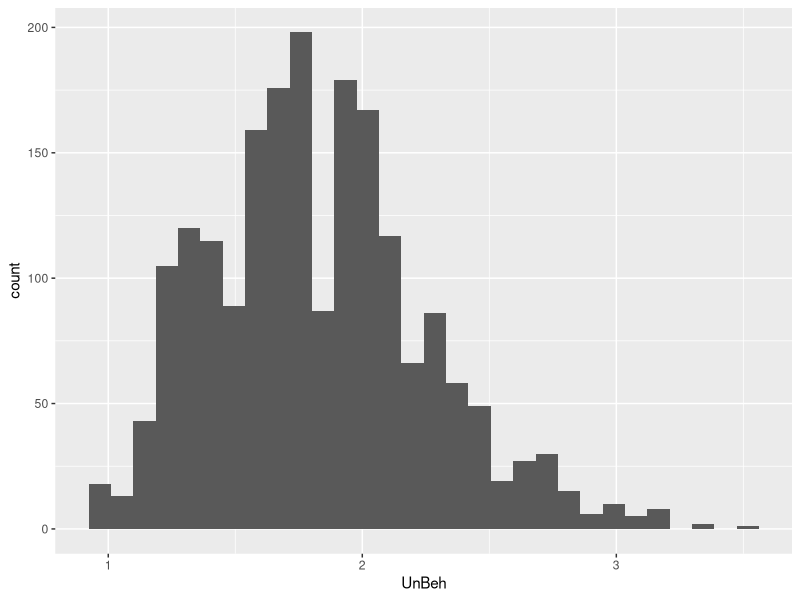
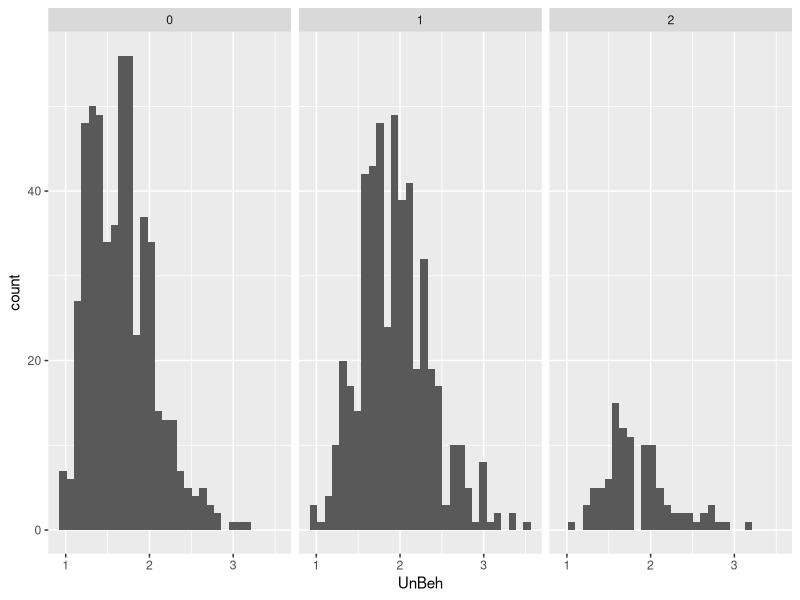
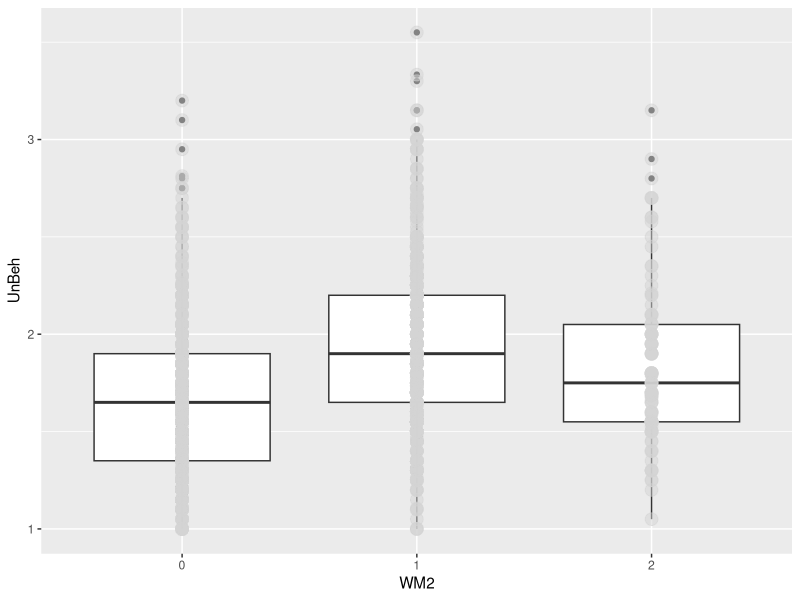
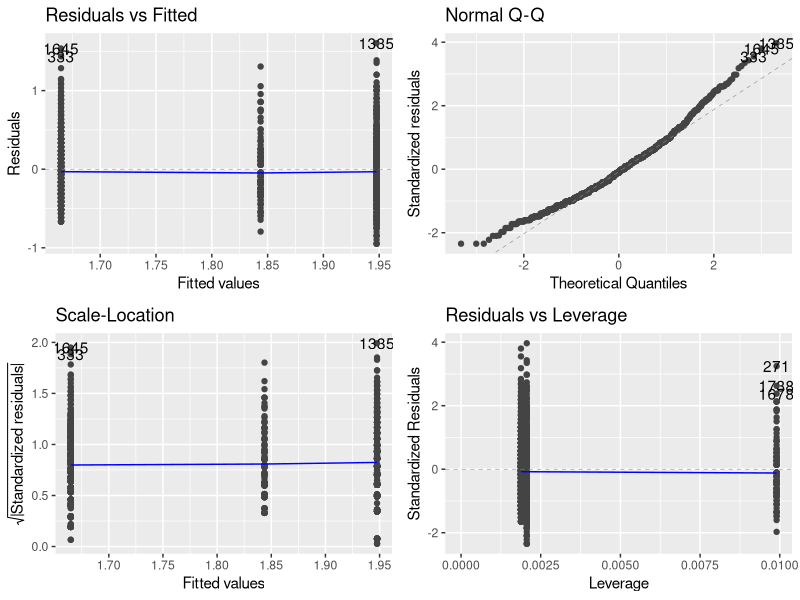
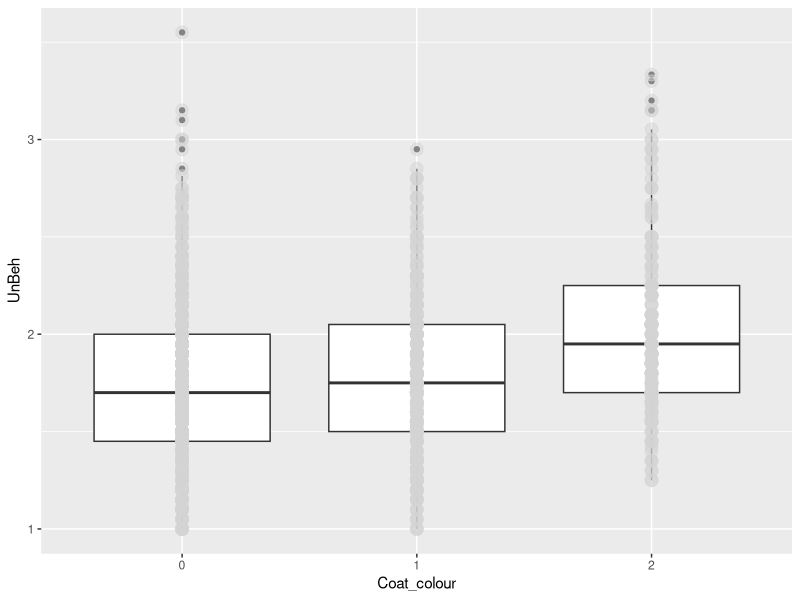
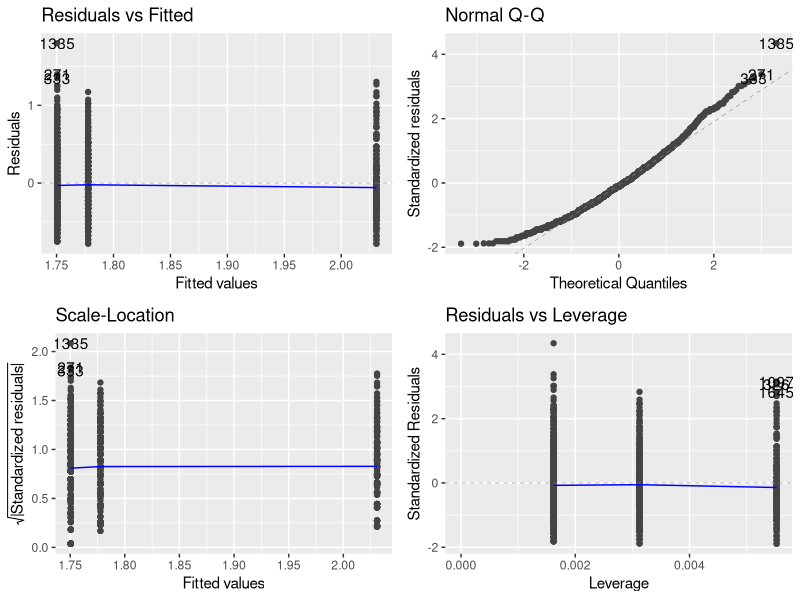
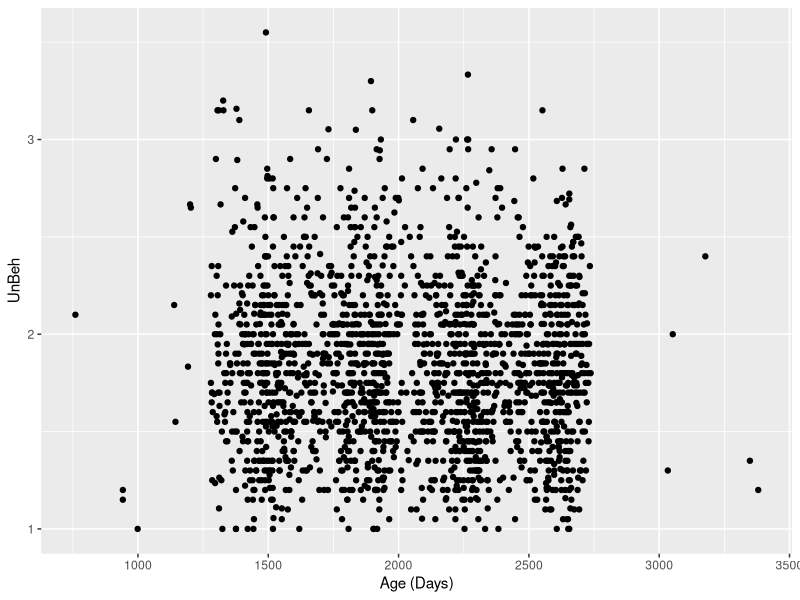
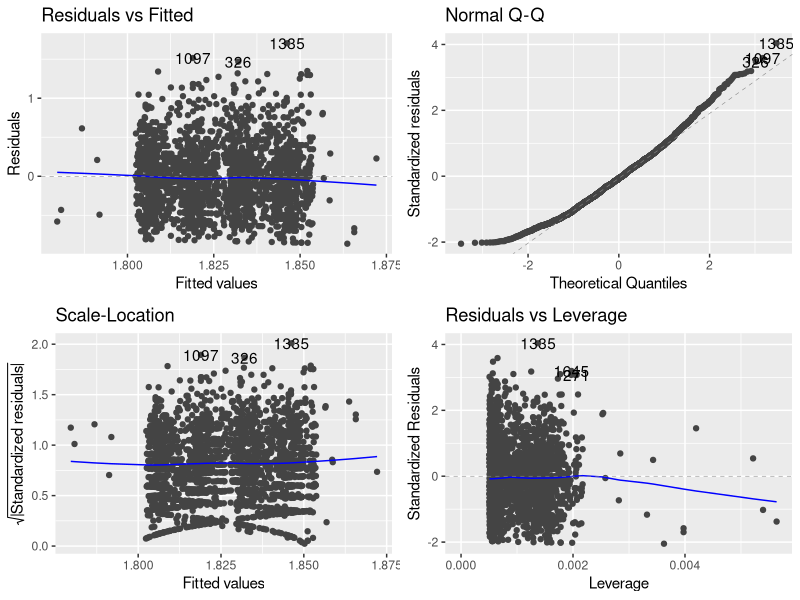

Write R code to recreate these figures, in order.
## ---- chunk 1
rm(list = ls())
library(tidyverse)
library(here)
library(ggfortify)
## ---- chunk 2
DOG <- read.csv(here("Data", "Secor-Cap-Dap-data.csv"))
## ---- chunk 3
DOG$Fixed <- DOG$Gender_status %% 2
## ---- chunk 4
summary(DOG)
## ---- chunk 5
ggplot(DOG, aes(x = UnBeh)) + geom_histogram()
## ---- chunk 6
ggplot(data = na.omit(DOG), aes(x = UnBeh)) + geom_histogram() + facet_wrap(~WM2)
## ---- chunk 7
DOG$WM2 <- as.factor(DOG$WM2)
ggplot(data = na.omit(DOG), aes(y = UnBeh, x = WM2)) + geom_boxplot() + geom_point(size = 4, color = 'lightgrey', alpha = 0.5)
## ---- chunk 8
jvelm <- lm(UnBeh ~ WM2, data = na.omit(DOG))
autoplot(jvelm)
summary(jvelm)
## ---- chunk 9
DOG$Coat_colour <- as.factor(DOG$Coat_colour)
ggplot(data = na.omit(DOG), aes(y = UnBeh, x = Coat_colour)) + geom_boxplot() + geom_point(size = 4, color = 'lightgrey', alpha = 0.5)
## ---- chunk 10
ccvelm <- lm(UnBeh ~ Coat_colour, data = na.omit(DOG))
autoplot(ccvelm)
summary(ccvelm)
## ---- chunk 11
ggplot(DOG, aes(y = UnBeh, x = Age)) + geom_point() + xlab("Age (Days)")
## ---- chunk 12
avelm <- lm(UnBeh ~ Age, data = DOG)
autoplot(avelm)
## ---- chunk 13
anova(avelm)
summary(avelm) # Starts at Call:
## ---- chunk 14
DOG$Health <- as.factor(DOG$Health)
ggplot(DOG, aes(x = Health, y = UnBeh)) + geom_boxplot() + geom_point(size = 4, color = 'lightgrey', alpha = 0.5)
## ---- chunk 15
t.test(UnBeh ~ Health, data = DOG)
## ---- chunk 16
DOG$Gender_status <- as.factor(DOG$Gender_status)
ggplot(data = na.omit(DOG), aes(y = UnBeh, x = Gender_status)) + geom_boxplot() + geom_point(size = 4, color = 'lightgrey', alpha = 0.5)
## ---- chunk 17
gsvelm <- lm(UnBeh ~ Gender_status, data = na.omit(DOG))
autoplot(gsvelm)
summary(gsvelm)
## ---- chunk 18
DOG$Fixed <- as.factor(DOG$Fixed)
ggplot(data = na.omit(DOG), aes(x = Fixed, y = UnBeh)) + geom_boxplot() + geom_point(size = 4, color = 'lightgrey', alpha = 0.5)
## ---- chunk 19
fvelm <- lm(UnBeh ~ Fixed, data = na.omit(DOG))
autoplot(fvelm)
summary(fvelm)
## ---- chunk 20
DOG$InOut <- as.factor(DOG$InOut)
ggplot(data = na.omit(DOG), aes(x = InOut, y = UnBeh)) + geom_boxplot() + geom_point(size = 4, color = 'lightgrey', alpha = 0.5)
## ---- chunk 21
iovelm <- lm(UnBeh ~ InOut, data = na.omit(DOG))
autoplot(iovelm)
summary(iovelm)
## ---- chunk 22
DOG$TimeEx <- as.factor(DOG$TimeEx)
ggplot(data = na.omit(DOG), aes(x = TimeEx, y = UnBeh)) + geom_boxplot() + geom_point(size = 4, color = 'lightgrey', alpha = 0.5)
## ---- chunk 23
tevelm <- lm(UnBeh ~ TimeEx, data = na.omit(DOG))
autoplot(tevelm)
summary(tevelm)
